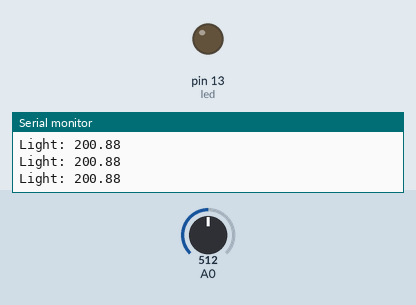
A sketch run on a simulated Arduino Uno, built with avr-gcc and run on an emulated ATmega328P. Shown: output pins drawn as LEDs (lit = HIGH), the last lines printed to the serial monitor. The test bench sets the inputs (shaded band); at power-on: A0 = 512.

Above: at 1.2 s.
1.3 s: A0 set to 609
2.8 s: A0 set to 638
At 3.4 s:
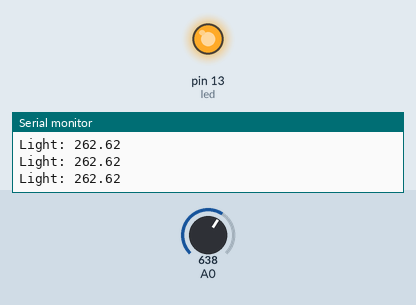
4.3 s: A0 set to 511
At 5.5 s:
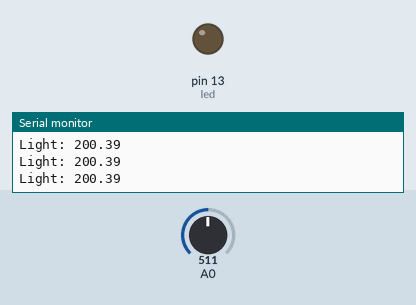
5.8 s: A0 set to 716
At 6.7 s:
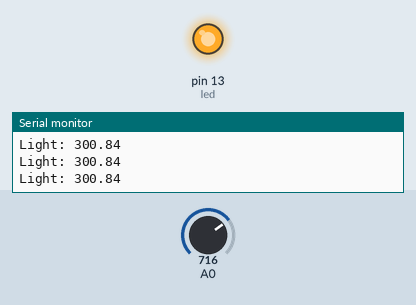
Timing chart, 0 to 8.8 s (numbered marks = the images above; inputs shaded):
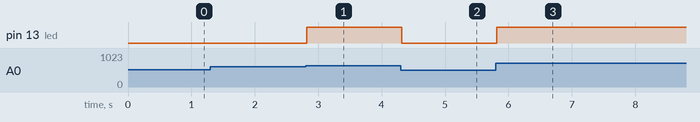

The sketch:

p1.ino
```cpp
float resolutionADC = .0049 ; // default ADC resolution for the 5V
//reference = 0.049 [V] / unit
float resolutionSensor = .01 ; // sensor resolution = 0.01V/°C
int led = 13;
int ledVal;
int displayInterval;
int ctTime;
void setup() {
  Serial.begin(9600);
  pinMode(led, OUTPUT);
  displayInterval = 200;
}

void loop() {
  Serial.print("Light: ");
  float light = readLightness(10, 0);
  ctTime = millis();
  Serial.println(light); // display the result

  ledVal = light / 2;
  if (ledVal > 255){
    ledVal = 255;
  }
  else if (ledVal < 0){
    ledVal = 0;
  }

  analogWrite(led, ledVal);
}

float readLightness(int count, int pin) {
  float sumLight = 0;
  for (int i = 0; i < count; i++){
    int reading = analogRead(pin);
    float voltage = reading * resolutionADC;
    float light = (voltage - 0.5) / resolutionSensor ;
    sumLight += light;
  }
  return sumLight / (float)count;
}
```

Measured:
- the behaviour switches between 624 and 625 on A0 (found by bisection; images 0 and 1)
- after the input at 2.8 s, pin 13 (led): LOW → HIGH at once
- after the input at 4.3 s, pin 13 (led): HIGH → LOW at once
- after the input at 5.8 s, pin 13 (led): LOW → HIGH at once
